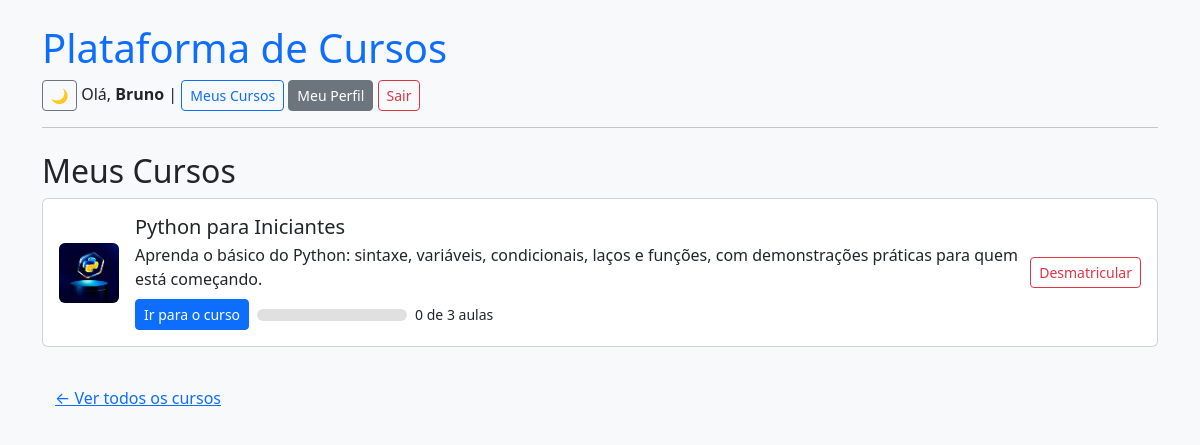
The page /usuarios/meus-cursos/ (signed in) on the database as committed earlier.
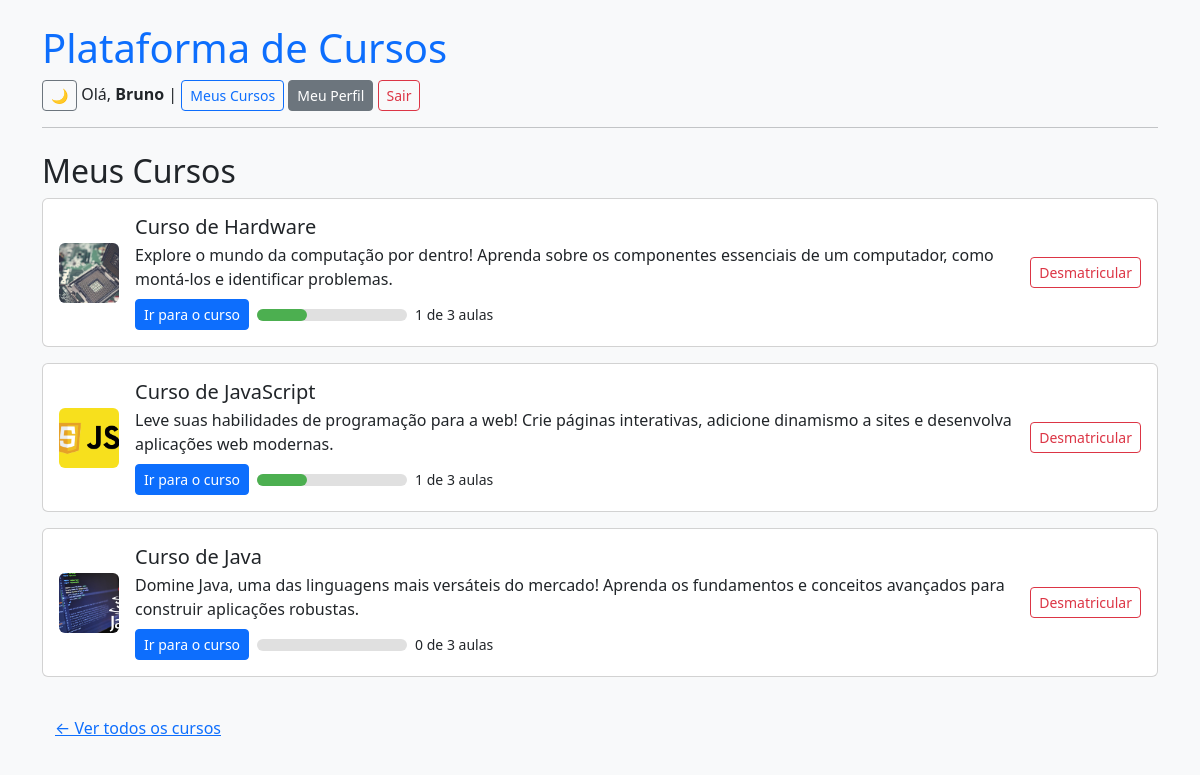
The same page on the database as committed later.
### usuarios/models.py (models this page shows)
class Usuario(AbstractUser):
    foto = models.ImageField(upload_to='fotos_perfil/', blank=True, null=True)

### cursos/models.py (models this page shows, shortened)
class Matricula(models.Model):
    usuario = models.ForeignKey(settings.AUTH_USER_MODEL, on_delete=models.CASCADE, related_name='matriculas')
    curso = models.ForeignKey(Curso, on_delete=models.CASCADE, related_name='matriculas')
    data = models.DateTimeField(auto_now_add=True)
    class Meta:
        unique_together = ('usuario', 'curso')

class Curso(models.Model):
    titulo = models.CharField(max_length=100)
    descricao = models.TextField()
    imagem = models.ImageField(upload_to='cursos/imagens/', blank=True, null=True)
    slug = models.SlugField(unique=True, blank=True)

### usuarios/views.py (the view)
# urls.py: path('meus-cursos/', views.meus_cursos, name='meus_cursos'),
@login_required
def meus_cursos(request):
    matriculas = Matricula.objects.filter(usuario=request.user)
    progresso = {}
    for m in matriculas:
        total = m.curso.aulas.count()
        assistidas = AulaAssistida.objects.filter(aula__curso=m.curso, usuario=request.user).count()
        progresso[m.curso.id] = {
            'total': total,
            'assistidas': assistidas,
            'percentual': int((assistidas / total) * 100) if total else 0
        }
    return render(request, 'usuarios/meus_cursos.html', {
        'matriculas': matriculas,
        'progresso': progresso
    })

### usuarios/templatetags/form_filters.py (called while the page is built)
@register.filter
def dictkey(dict_data, key):
    return dict_data.get(key)

### usuarios/templates/usuarios/meus_cursos.html (shortened to what this page needs)
{% extends 'base.html' %}
{% load form_filters %}
{% block content %}
<h2>Meus Cursos</h2>
{% for m in matriculas %}
  <div class="card mb-3 d-flex flex-row align-items-center justify-content-between p-3">
    <div class="d-flex align-items-center">
      <img src="{{ m.curso.imagem.url }}" class="rounded me-3" style="width: 60px; height: 60px; object-fit: cover;" alt="{{ m.curso.titulo }}">
      <div>
        <h5 class="mb-1">{{ m.curso.titulo }}</h5>
        <p class="mb-2">{{ m.curso.descricao }}</p>
        <div class="d-flex align-items-center">
          <a href="{% url 'detalhe_curso' m.curso.slug %}" class="btn btn-primary btn-sm me-2">Ir para o curso</a>
          {% with progresso|dictkey:m.curso.id as prog %}
              <div style="width: 150px; height: 12px; background: #e0e0e0; border-radius: 10px;" class="me-2">
                <div style="width: {{ prog.percentual }}%; background: #4CAF50; height: 100%; border-radius: 10px;"></div>
              </div>
              <small>{{ prog.assistidas }} de {{ prog.total }} aulas</small>
          {% endwith %}
        </div>
      </div>
    </div>
    <form method="post" action="{% url 'desmatricular_curso' m.curso.slug %}">
      <button class="btn btn-outline-danger btn-sm">Desmatricular</button>
    </form>
  </div>
{% empty %}
  <p>Você ainda não está matriculado em nenhum curso.</p>
{% endfor %}
<a href="/" class="btn btn-link mt-3">← Ver todos os cursos</a>
{% endblock %}

### templates/base.html (shortened to what this page needs)
<!DOCTYPE html>
<html lang="pt-br">
<head>
<head>
    <link href="https://cdn.jsdelivr.net/npm/bootstrap@5.3.3/dist/css/bootstrap.min.css" rel="stylesheet">
    <link rel="stylesheet" href="https://cdn.jsdelivr.net/npm/bootstrap-icons@1.11.3/font/bootstrap-icons.min.css">
</head>
</head>
<body id="body" class="bg-light text-dark">
    <div class="container mt-4">
        <header class="mb-4">
            <a href="{% url 'lista_cursos' %}" class="text-primary text-decoration-none h1 d-block">
                Plataforma de Cursos
            </a>
            <nav class="mb-3">
                <button id="toggle-theme" class="btn btn-sm btn-outline-secondary">🌙</button>
                {% if user.is_authenticated %}
                    Olá, <strong>{{ user.username }}</strong> |
                    <a href="{% url 'meus_cursos' %}" class="btn btn-sm btn-outline-primary">Meus Cursos</a>
                    <a href="{% url 'perfil' %}" class="btn btn-secondary btn-sm">Meu Perfil</a>
                    <a href="{% url 'logout' %}" class="btn btn-sm btn-outline-danger">Sair</a>
                {% else %}
                    <a href="{% url 'login' %}" class="btn btn-sm btn-outline-primary">Login</a>
                    <a href="{% url 'cadastro' %}" class="btn btn-sm btn-outline-success">Cadastrar</a>
                {% endif %}
            </nav>
            <hr>
        </header>
        {% block content %}{% endblock %}
    </div>
</body>
</html>

Rows that differ between the two databases and show on the page:
removed Matricula: curso.imagem (picture), curso.titulo "Python para Iniciantes", curso.descricao "Aprenda o básico do Python: sintaxe, variáveis, condicionais, laços e funções, com demonstrações práticas para quem está começando.", curso.id.assistidas "0", curso.id.total "3"
added Matricula: curso.imagem (picture), curso.titulo "Curso de Hardware", curso.descricao "Explore o mundo da computação por dentro! Aprenda sobre os componentes essenciais de um computador, como montá-los e identificar problemas.", {{ prog.percentual }} 33 (drawn), curso.id.assistidas "1", curso.id.total "3"
added Matricula: curso.imagem (picture), curso.titulo "Curso de JavaScript", curso.descricao "Leve suas habilidades de programação para a web! Crie páginas interativas, adicione dinamismo a sites e desenvolva aplicações web modernas.", {{ prog.percentual }} 33 (drawn), curso.id.assistidas "1", curso.id.total "3"
added Matricula: curso.imagem (picture), curso.titulo "Curso de Java", curso.descricao "Domine Java, uma das linguagens mais versáteis do mercado! Aprenda os fundamentos e conceitos avançados para construir aplicações robustas.", curso.id.assistidas "0", curso.id.total "3"
